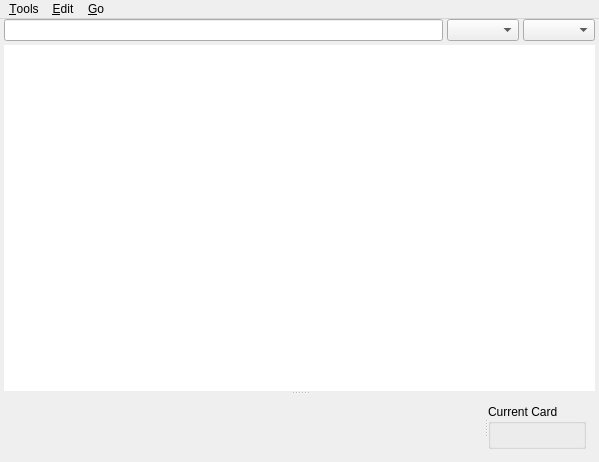
<ui version="4.0" >
 <class>MainWindow</class>
 <widget class="QMainWindow" name="MainWindow" >
  <property name="geometry" >
   <rect>
    <x>0</x>
    <y>0</y>
    <width>599</width>
    <height>462</height>
   </rect>
  </property>
  <property name="windowTitle" >
   <string>Edit Items</string>
  </property>
  <widget class="QWidget" name="centralwidget" >
   <property name="geometry" >
    <rect>
     <x>0</x>
     <y>23</y>
     <width>599</width>
     <height>439</height>
    </rect>
   </property>
   <layout class="QVBoxLayout" name="verticalLayout" >
    <property name="spacing" >
     <number>0</number>
    </property>
    <property name="leftMargin" >
     <number>4</number>
    </property>
    <property name="topMargin" >
     <number>0</number>
    </property>
    <property name="rightMargin" >
     <number>4</number>
    </property>
    <property name="bottomMargin" >
     <number>4</number>
    </property>
    <item>
     <layout class="QHBoxLayout" name="hlayout1" >
      <property name="spacing" >
       <number>4</number>
      </property>
      <property name="leftMargin" >
       <number>0</number>
      </property>
      <property name="topMargin" >
       <number>0</number>
      </property>
      <property name="rightMargin" >
       <number>0</number>
      </property>
      <property name="bottomMargin" >
       <number>4</number>
      </property>
      <item>
       <widget class="QLineEdit" name="filterEdit" >
        <property name="text" >
         <string/>
        </property>
       </widget>
      </item>
      <item>
       <widget class="QComboBox" name="tagList" />
      </item>
      <item>
       <widget class="QComboBox" name="sortBox" />
      </item>
     </layout>
    </item>
    <item>
     <widget class="QSplitter" name="splitter" >
      <property name="orientation" >
       <enum>Qt::Vertical</enum>
      </property>
      <widget class="QTableView" name="tableView" >
       <property name="sizePolicy" >
        <sizepolicy vsizetype="Expanding" hsizetype="Expanding" >
         <horstretch>0</horstretch>
         <verstretch>4</verstretch>
        </sizepolicy>
       </property>
       <property name="contextMenuPolicy" >
        <enum>Qt::ActionsContextMenu</enum>
       </property>
       <property name="frameShape" >
        <enum>QFrame::NoFrame</enum>
       </property>
       <property name="frameShadow" >
        <enum>QFrame::Plain</enum>
       </property>
       <property name="horizontalScrollBarPolicy" >
        <enum>Qt::ScrollBarAlwaysOff</enum>
       </property>
       <property name="editTriggers" >
        <set>QAbstractItemView::NoEditTriggers</set>
       </property>
       <property name="tabKeyNavigation" >
        <bool>false</bool>
       </property>
       <property name="alternatingRowColors" >
        <bool>true</bool>
       </property>
       <property name="selectionBehavior" >
        <enum>QAbstractItemView::SelectRows</enum>
       </property>
      </widget>
      <widget class="QFrame" name="frame" >
       <property name="sizePolicy" >
        <sizepolicy vsizetype="Preferred" hsizetype="Preferred" >
         <horstretch>0</horstretch>
         <verstretch>2</verstretch>
        </sizepolicy>
       </property>
       <property name="frameShape" >
        <enum>QFrame::NoFrame</enum>
       </property>
       <property name="frameShadow" >
        <enum>QFrame::Raised</enum>
       </property>
       <layout class="QVBoxLayout" name="verticalLayout_2" >
        <item>
         <widget class="QSplitter" name="splitter2" >
          <property name="orientation" >
           <enum>Qt::Horizontal</enum>
          </property>
          <widget class="QWidget" native="1" name="fieldsArea" >
           <property name="sizePolicy" >
            <sizepolicy vsizetype="Expanding" hsizetype="Preferred" >
             <horstretch>7</horstretch>
             <verstretch>2</verstretch>
            </sizepolicy>
           </property>
          </widget>
          <widget class="QGroupBox" name="cardInfoGroup" >
           <property name="title" >
            <string>Current Card</string>
           </property>
           <layout class="QVBoxLayout" name="verticalLayout_4" >
            <property name="spacing" >
             <number>0</number>
            </property>
            <property name="margin" >
             <number>4</number>
            </property>
            <item>
             <widget class="QLabel" name="cardLabel" >
              <property name="text" >
               <string/>
              </property>
              <property name="alignment" >
               <set>Qt::AlignLeading|Qt::AlignLeft|Qt::AlignTop</set>
              </property>
             </widget>
            </item>
           </layout>
          </widget>
         </widget>
        </item>
       </layout>
      </widget>
     </widget>
    </item>
   </layout>
  </widget>
  <widget class="QMenuBar" name="menubar" >
   <property name="geometry" >
    <rect>
     <x>0</x>
     <y>0</y>
     <width>599</width>
     <height>23</height>
    </rect>
   </property>
   <widget class="QMenu" name="menuEdit" >
    <property name="title" >
     <string>&amp;Edit</string>
    </property>
    <addaction name="actionUndo" />
    <addaction name="actionRedo" />
    <addaction name="separator" />
    <addaction name="actionSelectAll" />
    <addaction name="actionSelectFacts" />
    <addaction name="actionInvertSelection" />
   </widget>
   <widget class="QMenu" name="menuActions" >
    <property name="title" >
     <string>&amp;Tools</string>
    </property>
    <addaction name="actionAddTag" />
    <addaction name="actionDeleteTag" />
    <addaction name="separator" />
    <addaction name="actionAddCards" />
    <addaction name="actionChangeTemplate" />
    <addaction name="separator" />
    <addaction name="actionResetProgress" />
    <addaction name="actionDelete" />
   </widget>
   <widget class="QMenu" name="menuJump" >
    <property name="title" >
     <string>&amp;Go</string>
    </property>
    <addaction name="actionFind" />
    <addaction name="actionFact" />
    <addaction name="separator" />
    <addaction name="actionFirstCard" />
    <addaction name="actionPreviousCard" />
    <addaction name="actionNextCard" />
    <addaction name="actionLastCard" />
   </widget>
   <addaction name="menuActions" />
   <addaction name="menuEdit" />
   <addaction name="menuJump" />
  </widget>
  <action name="actionDelete" >
   <property name="icon" >
    <iconset resource="../icons.qrc" >
     <normaloff>:/icons/editdelete.png</normaloff>:/icons/editdelete.png</iconset>
   </property>
   <property name="text" >
    <string>Delete</string>
   </property>
   <property name="shortcut" >
    <string>Del</string>
   </property>
  </action>
  <action name="actionAddTag" >
   <property name="icon" >
    <iconset resource="../icons.qrc" >
     <normaloff>:/icons/Anki_Add_Tag.png</normaloff>:/icons/Anki_Add_Tag.png</iconset>
   </property>
   <property name="text" >
    <string>&amp;Add Tag...</string>
   </property>
  </action>
  <action name="actionDeleteTag" >
   <property name="icon" >
    <iconset resource="../icons.qrc" >
     <normaloff>:/icons/Anki_Del_Tag.png</normaloff>:/icons/Anki_Del_Tag.png</iconset>
   </property>
   <property name="text" >
    <string>&amp;Delete Tag...</string>
   </property>
  </action>
  <action name="actionAddCards" >
   <property name="icon" >
    <iconset resource="../icons.qrc" >
     <normaloff>:/icons/Anki_Card.png</normaloff>:/icons/Anki_Card.png</iconset>
   </property>
   <property name="text" >
    <string>Generate &amp;Cards...</string>
   </property>
  </action>
  <action name="actionResetProgress" >
   <property name="icon" >
    <iconset resource="../icons.qrc" >
     <normaloff>:/icons/edit-undo.png</normaloff>:/icons/edit-undo.png</iconset>
   </property>
   <property name="text" >
    <string>Reset Progress</string>
   </property>
  </action>
  <action name="actionSelectAll" >
   <property name="text" >
    <string>Select &amp;All</string>
   </property>
  </action>
  <action name="actionSelectFacts" >
   <property name="text" >
    <string>Select &amp;Facts</string>
   </property>
  </action>
  <action name="actionUndo" >
   <property name="icon" >
    <iconset resource="../icons.qrc" >
     <normaloff>:/icons/edit-undo.png</normaloff>:/icons/edit-undo.png</iconset>
   </property>
   <property name="text" >
    <string>&amp;Undo</string>
   </property>
  </action>
  <action name="actionRedo" >
   <property name="icon" >
    <iconset resource="../icons.qrc" >
     <normaloff>:/icons/edit-redo.png</normaloff>:/icons/edit-redo.png</iconset>
   </property>
   <property name="text" >
    <string>&amp;Redo</string>
   </property>
  </action>
  <action name="actionInvertSelection" >
   <property name="text" >
    <string>&amp;Invert Selection</string>
   </property>
  </action>
  <action name="actionFind" >
   <property name="icon" >
    <iconset resource="../icons.qrc" >
     <normaloff>:/icons/document-preview.png</normaloff>:/icons/document-preview.png</iconset>
   </property>
   <property name="text" >
    <string>&amp;Find</string>
   </property>
   <property name="shortcut" >
    <string>Ctrl+F</string>
   </property>
  </action>
  <action name="actionFact" >
   <property name="icon" >
    <iconset resource="../icons.qrc" >
     <normaloff>:/icons/Anki_Fact.png</normaloff>:/icons/Anki_Fact.png</iconset>
   </property>
   <property name="text" >
    <string>F&amp;act</string>
   </property>
   <property name="shortcut" >
    <string>Ctrl+Shift+F</string>
   </property>
  </action>
  <action name="actionNextCard" >
   <property name="icon" >
    <iconset resource="../icons.qrc" >
     <normaloff>:/icons/go-next.png</normaloff>:/icons/go-next.png</iconset>
   </property>
   <property name="text" >
    <string>&amp;Next Card</string>
   </property>
   <property name="shortcut" >
    <string>Ctrl+N</string>
   </property>
  </action>
  <action name="actionPreviousCard" >
   <property name="icon" >
    <iconset resource="../icons.qrc" >
     <normaloff>:/icons/go-previous.png</normaloff>:/icons/go-previous.png</iconset>
   </property>
   <property name="text" >
    <string>&amp;Previous Card</string>
   </property>
   <property name="shortcut" >
    <string>Ctrl+P</string>
   </property>
  </action>
  <action name="actionFirstCard" >
   <property name="icon" >
    <iconset resource="../icons.qrc" >
     <normaloff>:/icons/go-first.png</normaloff>:/icons/go-first.png</iconset>
   </property>
   <property name="text" >
    <string>F&amp;irst Card</string>
   </property>
   <property name="shortcut" >
    <string>Ctrl+Home</string>
   </property>
  </action>
  <action name="actionLastCard" >
   <property name="icon" >
    <iconset resource="../icons.qrc" >
     <normaloff>:/icons/go-last.png</normaloff>:/icons/go-last.png</iconset>
   </property>
   <property name="text" >
    <string>&amp;Last Card</string>
   </property>
   <property name="shortcut" >
    <string>Ctrl+End</string>
   </property>
  </action>
  <action name="actionChangeTemplate" >
   <property name="text" >
    <string>Change &amp;Template...</string>
   </property>
  </action>
 </widget>
 <resources>
  <include location="../icons.qrc" />
 </resources>
 <connections>
  <connection>
   <sender>actionSelectAll</sender>
   <signal>triggered()</signal>
   <receiver>tableView</receiver>
   <slot>selectAll()</slot>
   <hints>
    <hint type="sourcelabel" >
     <x>-1</x>
     <y>-1</y>
    </hint>
    <hint type="destinationlabel" >
     <x>299</x>
     <y>279</y>
    </hint>
   </hints>
  </connection>
 </connections>
</ui>
